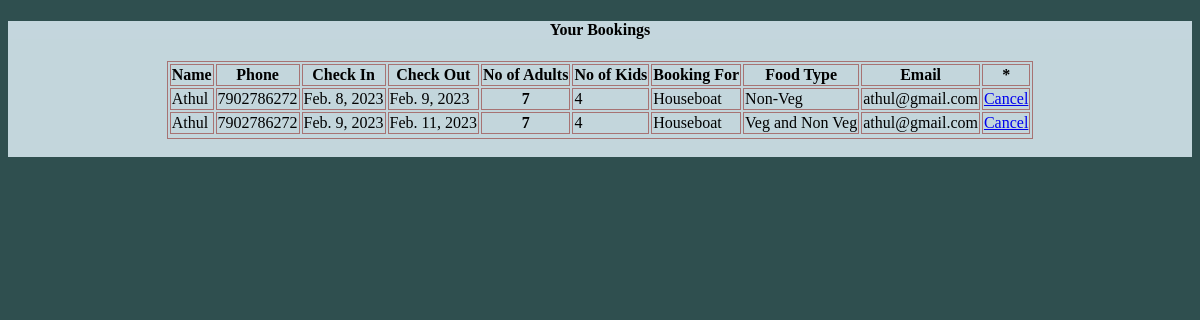
Page /viewbook/ (signed in) on the earlier database version.
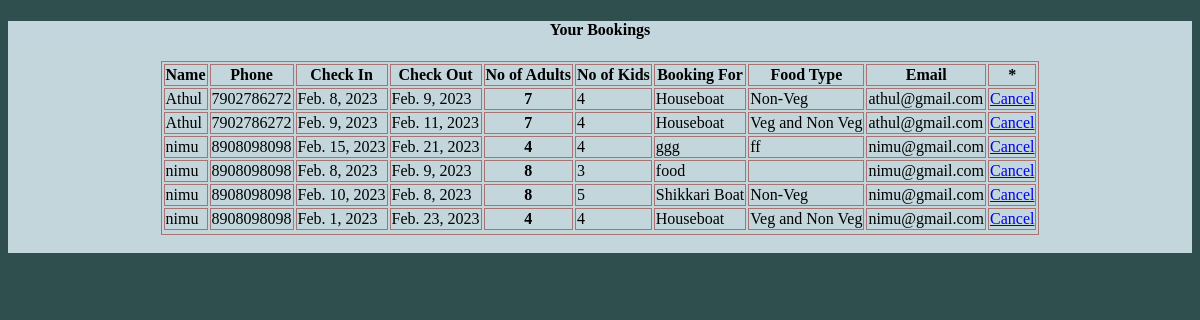
Same page on the later database version.
### finance/models.py (models this page shows)
class Bookings(models.Model):
    user = models.ForeignKey(to=User,on_delete=models.CASCADE)
    checkin = models.DateField(default = now,null=True)
    checkout = models.DateField(default = now,null=True)
    noad = models.CharField(max_length=20)
    nokid = models.CharField(max_length=20)
    booking = models.CharField(max_length=20)
    food = models.CharField(max_length=20)
    name = models.CharField(max_length=20,default = now,)
    email = models.CharField(max_length=20,default = now)
    phon = models.CharField(max_length=20,default = now,)

### finance/views.py (the view, shortened to what this page needs)
# urls.py: path('viewbook/',viewbook,name="viewbook"),
def viewbook(request):
    if request.user.is_authenticated and request.user.is_staff:
        cred=Bookings.objects.all()
        email = User.objects.all()
        context ={
                'cred':cred,
                'email':email,
            }
    return render(request,'viewbook.html',context)

### templates/viewbook.html (shortened to what this page needs)
{% block content %}
<!DOCTYPE html>
<html>
    <head>
  <body bgcolor="DarkSlateGrey">
<head>
        </head>
    <body>
<div class="container rounded bg-white mt-5 mb-5">
    <div class="row">
        <div class="col-md-9 border-right">
            <div class="p-3 py-5">
                <div class="d-flex justify-content-between align-items-center mb-3">
                    <h4 class="text-right" align="center">Your Bookings</h4>
                </div>
                <table align="center"><tr>
                    <th>Name</th>
                    <th>Phone</th>
                    <th>Check In</th>
                    <th>Check Out</th>
                    <th>No of Adults</th>
                    <th>No of Kids</th>
                    <th>Booking For</th>
                    <th>Food Type</th>
                    <th>Email</th>
                    <th>*</th>
                  </tr>
                  {% for cre in  cred  %}
                  <tr>
                    <td>{{cre.name}}</td>
                    <td>{{cre.phon}}</td>
                    <td>{{cre.checkin}}</td>
                    <td>{{cre.checkout}}</td>
                    <th>{{cre.noad}}</th>
                    <td>{{cre.nokid}}</td>
                    <td>{{cre.booking}}</td>
                    <td>{{cre.food}}</td>
                    <td>{{cre.email}}</td>
                    <td><a href="{% url 'deletebook' cre.id %}" class = " btn btn-danger ">Cancel</a></td>
                  </tr>
                  {% endfor %}
                    </table>
                    </body>
                <br>
</html>
{% endblock %}

### templates/viewbook.html (style rules this page uses)
div { background: rgba(197, 215, 221, 0.763); }
table, th, td { border: 1px solid rgb(167, 115, 115); }

Differences in the rows shown:
added Bookings: name "nimu", phon "8908098098", checkin "Feb. 15, 2023", checkout "Feb. 21, 2023", noad "4", nokid "4", booking "ggg", food "ff", email "nimu@gmail.com"
added Bookings: name "nimu", phon "8908098098", checkin "Feb. 8, 2023", checkout "Feb. 9, 2023", noad "8", nokid "3", booking "food", email "nimu@gmail.com"
added Bookings: name "nimu", phon "8908098098", checkin "Feb. 10, 2023", checkout "Feb. 8, 2023", noad "8", nokid "5", booking "Shikkari Boat", food "Non-Veg", email "nimu@gmail.com"
added Bookings: name "nimu", phon "8908098098", checkin "Feb. 1, 2023", checkout "Feb. 23, 2023", noad "4", nokid "4", booking "Houseboat", food "Veg and Non Veg", email "nimu@gmail.com"
